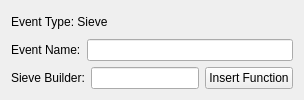
            <widget class="QWidget" name="sievePage">
                <property name="minimumWidth"><number>600</number></property>
                <property name="maximumWidth"><number>600</number></property>
                <property name="sizePolicy">
                  <sizepolicy hsizetype="Fixed" vsizetype="Preferred">
                    <horstretch>0</horstretch><verstretch>0</verstretch>
                  </sizepolicy>
                </property>
                <layout class="QVBoxLayout" name="sievePageLayout">
                    <item>
                        <layout class="QHBoxLayout" name="sieveTypeLayout">
                          <item>
                            <widget class="QLabel" name="sieveTypeLabel">
                            <property name="text"><string>Event Type: Sieve</string></property>
                            </widget>
                          </item>
                        </layout>
                        </item>
                        <item>
                        <layout class="QHBoxLayout" name="sieveNameLayout">
                            <item>
                                <widget class="QLabel" name="sieveNameLabel">
                                <property name="text"><string>Event Name:</string></property>
                                </widget>
                            </item>
                            <item>
                                <widget class="QLineEdit" name="sieveNameEntry"/>
                            </item>
                        </layout>
                        </item>
                        <item>
                        <layout class="QHBoxLayout" name="sieveBuilderLayout">
                            <item>
                                <widget class="QLabel" name="sieveBuilderLabel">
                                <property name="text"><string>Sieve Builder:</string></property>
                                </widget>
                            </item>
                            <item>
                                <widget class="QLineEdit" name="sieveBuilderEntry"/>
                            </item>
                            <item>
                                <widget class="QPushButton" name="sieveBuilderFunButton">
                                <property name="text">
                                    <string>Insert Function</string>
                                </property>
                                </widget>
                            </item>
                        </layout>
                        </item>
                </layout>
            </widget>
